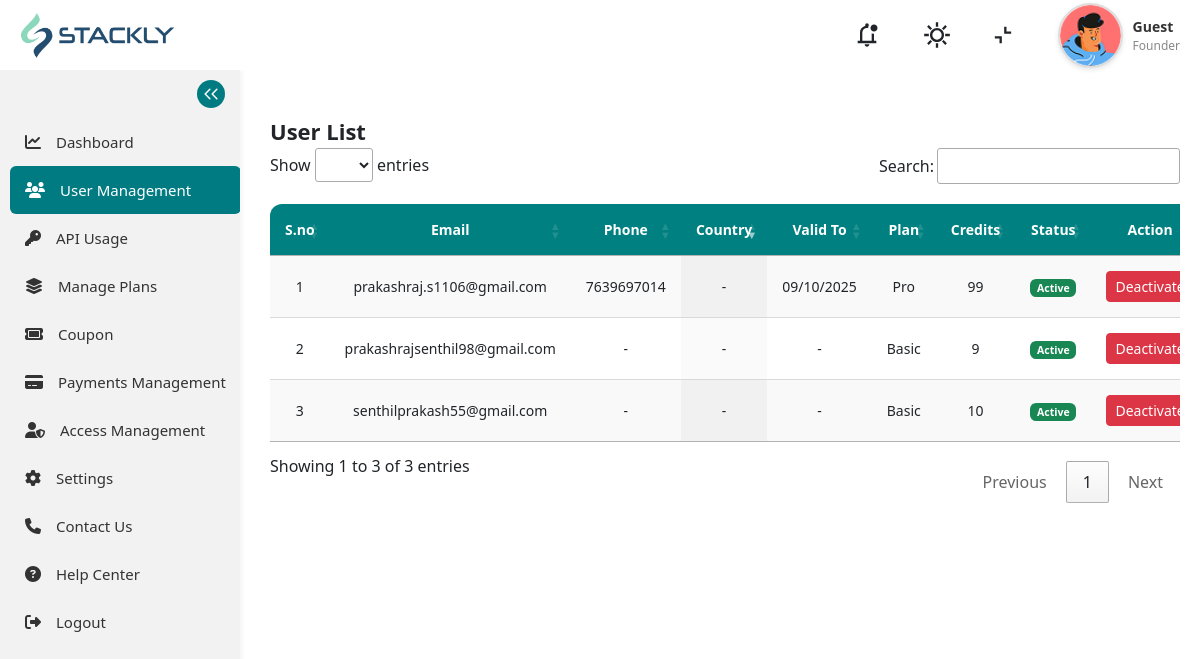
Screenshot of /users/ (signed in) with the database file from the repository.
### appln/models.py (models this page shows, shortened)
class UserData(models.Model):
    id = models.AutoField(primary_key=True)
    email = models.EmailField(unique=True, blank=True, null=True)
    first_name = models.CharField(max_length=100, blank=True, null=True)
    last_name = models.CharField(max_length=100, blank=True, null=True)
    phone_number = models.CharField(max_length=15, blank=True, null=True)
    location = models.CharField(max_length=50, blank=True, null=True)
    provider = models.CharField(max_length=50, blank=True, null=True)
    password = models.CharField(max_length=255, blank=True, null=True)
    profile_pic = models.ImageField(upload_to='profile_pics/', null=True, blank=True)
    userid = models.CharField(max_length=255, unique=True, null=True, blank=True)  # Social login field

class UserSubscription(models.Model):
    PLAN_CHOICES = (
        ('basic', 'Basic'),
        ('silver', 'Silver'),
        ('gold', 'Gold'),
        ('platinum', 'Platinum'),
    )
    DURATION_CHOICES = (
        ('monthly', 'Monthly'),
        ('yearly', 'Yearly'),
    )
    id = models.AutoField(primary_key=True)
    user = models.ForeignKey('UserData', on_delete=models.CASCADE, related_name='subscriptions')
    email = models.EmailField(blank=True, null=True)
    userid = models.CharField(max_length=255, blank=True, null=True)
    name = models.CharField(max_length=255, blank=True, null=True)
    current_plan = models.CharField(max_length=10, choices=PLAN_CHOICES, default='basic')
    duration = models.CharField(max_length=10, choices=DURATION_CHOICES, blank=True, null=True)
    original_price = models.DecimalField(max_digits=8, decimal_places=2, default=0.00)
    discount_price = models.DecimalField(max_digits=8, decimal_places=2, blank=True, null=True)
    coupon_code = models.CharField(max_length=50, blank=True, null=True)
    total_members = models.IntegerField(default=1)  # Automatically calculated in save()
    start_date = models.DateField(auto_now_add=True)
    plan_expiring_date = models.DateTimeField(blank=True, null=True)
    renews_on = models.DateField(blank=True, null=True)
    total_credits = models.IntegerField(default=10)
    used_credits = models.IntegerField(default=0)
    total_credits_used_all_time = models.IntegerField(default=0)
    @property
    def balance_credits(self):
        return self.total_credits - self.used_credits
    def save(self, *args, **kwargs):
        plan_members_map = {
            'basic': 1,
            'silver': 1,
            'gold': 5,
            'platinum': 7
        }
        self.total_members = plan_members_map.get(self.current_plan, 1)
        if self.current_plan != 'basic':
            if self.duration == 'monthly':
                self.renews_on = timezone.now().date() + relativedelta(months=1)
                self.plan_expiring_date = timezone.now() + relativedelta(months=1)
            elif self.duration == 'yearly':
                self.renews_on = timezone.now().date() + relativedelta(years=1)
                self.plan_expiring_date = timezone.now() + relativedelta(years=1)
        else:
            self.renews_on = None
            self.plan_expiring_date = None
        super().save(*args, **kwargs)

### stackly_admin/views.py (the view, shortened to what this page needs)
# urls.py: path('users/', views.user_list, name='user_list'),
@role_required('SuperAdmin', 'Admin', 'Moderator')
def user_list(request):
    if not request.user.is_authenticated:
        return redirect('login')
    user_notifications = Notification.objects.filter(register=request.user, is_read=False)
    admin_notifications = AdminNotification.objects.filter(is_read=False)
    all_notifications = sorted(
        chain(user_notifications, admin_notifications),
        key=attrgetter('created_at'),
        reverse=True
    )
    unread_count = len(all_notifications)
    all_notifications = all_notifications[:5]
    try:
        profiles = UserProfile.objects.get(user=request.user)
    except UserProfile.DoesNotExist:
        profiles = None
    users = UserData.objects.prefetch_related(
        Prefetch("subscriptions", queryset=UserSubscription.objects.order_by("-start_date"))
    ).all()
    return render(request, 'user_list.html', {
        'users': users,
        'profiles': profiles,
        'notifications': all_notifications,
        'unread_count': unread_count
    })

### stackly_admin/templates/user_list.html (shortened to what this page needs)
{% extends 'base.html' %}
{% block content %}
{% load static %}
<div class="manageCoupons">
    <div class="coupondetails">
        <div class="heading">User List</div>
        <div class="table-responsive">
            <table id="couponsTable" class="display" style="width:100%">
                <thead>
                    <tr>
                        <th>S.no</th>
                        <th>Email</th>
                        <th>Phone</th>
                        <th>Country</th>
                        <th>Valid To</th>
                        <th>Plan</th>
                        <th>Credits</th>
                        <th>Status</th>
                        <th>Action</th>
                    </tr>
                </thead>
                <tbody>
                    {% for user in users %}
                        {% with sub=user.subscriptions.first %}
                        <tr>
    <td>{{ forloop.counter }}</td>
    <td>{{ user.email }}</td>
    <td>{{ user.phone_number|default:"-" }}</td>
    <td>{{ user.location|default:"-" }}</td>
    <td>
        {% if sub and sub.plan_expiring_date %}
            {{ sub.plan_expiring_date|date:"d/m/Y" }}
        {% else %}
            -
        {% endif %}
    </td>
    <td>
        {% if sub %}
            {{ sub.current_plan|title }}
        {% else %}
            -
        {% endif %}
    </td>
    <td>
        {% if sub %}
            {{ sub.balance_credits }}
        {% else %}
            0
        {% endif %}
    </td>
    <td>
        {% if user.provider == "inactive" %}
            <span class="badge bg-danger">Inactive</span>
        {% else %}
            <span class="badge bg-success">Active</span>
        {% endif %}
    </td>
    <td>
        <form method="POST" action="{% url 'user_list' %}">
            <button type="submit" class="btn btn-sm {% if user.provider == 'inactive' %}btn-success{% else %}btn-danger{% endif %}">
                {% if user.provider == "inactive" %} Activate {% else %} Deactivate {% endif %}
            </button>
        </form>
    </td>
</tr>
                        {% endwith %}
                    {% empty %}
                        <tr>
                            <td colspan="9" class="text-center">No users found.</td>
                        </tr>
                    {% endfor %}
                </tbody>
            </table>
        </div>
    </div>
</div>
{% endblock content %}

### static/assets/css/style.css (style rules this page uses)
* { margin: 0; padding: 0; border: 0; box-sizing: border-box; font-family: 'Segoe UI', Tahoma, Geneva, Verdana, sans-serif; }

### stackly_admin/templates/user_list.html (style rules this page uses)
* { margin: 0; padding: 0; border: 0; box-sizing: border-box; font-family: 'Segoe UI', Tahoma, Geneva, Verdana, sans-serif; }
.manageCoupons { width: 100%; display: flex; flex-direction: column; gap: 30px; padding: 20px; margin-left: 25px; }
.heading { font-size: 22px; font-weight: 600; }
.coupondetails { width: 100%; overflow-x: auto; }
#couponsTable { width: 100%; border-collapse: collapse; }
#couponsTable thead { background-color: #008080; color: #fff; }
#couponsTable th, #couponsTable td { padding: 15px; text-align: center; font-size: 14px; }
#couponsTable th:first-child { border-top-left-radius: 12px; }
#couponsTable th:last-child { border-top-right-radius: 12px; }

### rows the page displays
UserData: email "prakashraj.s1106@gmail.com", phone_number "7639697014", location "-", subscriptions.first.plan_expiring_date "09/10/2025", subscriptions.first.current_plan "Pro", subscriptions.first.balance_credits "99", provider "Active"
UserData: email "prakashrajsenthil98@gmail.com", phone_number "-", location "-", subscriptions.first.current_plan "Basic", subscriptions.first.balance_credits "9", provider "Active"
UserData: email "senthilprakash55@gmail.com", phone_number "-", location "-", subscriptions.first.current_plan "Basic", subscriptions.first.balance_credits "10", provider "Active"
